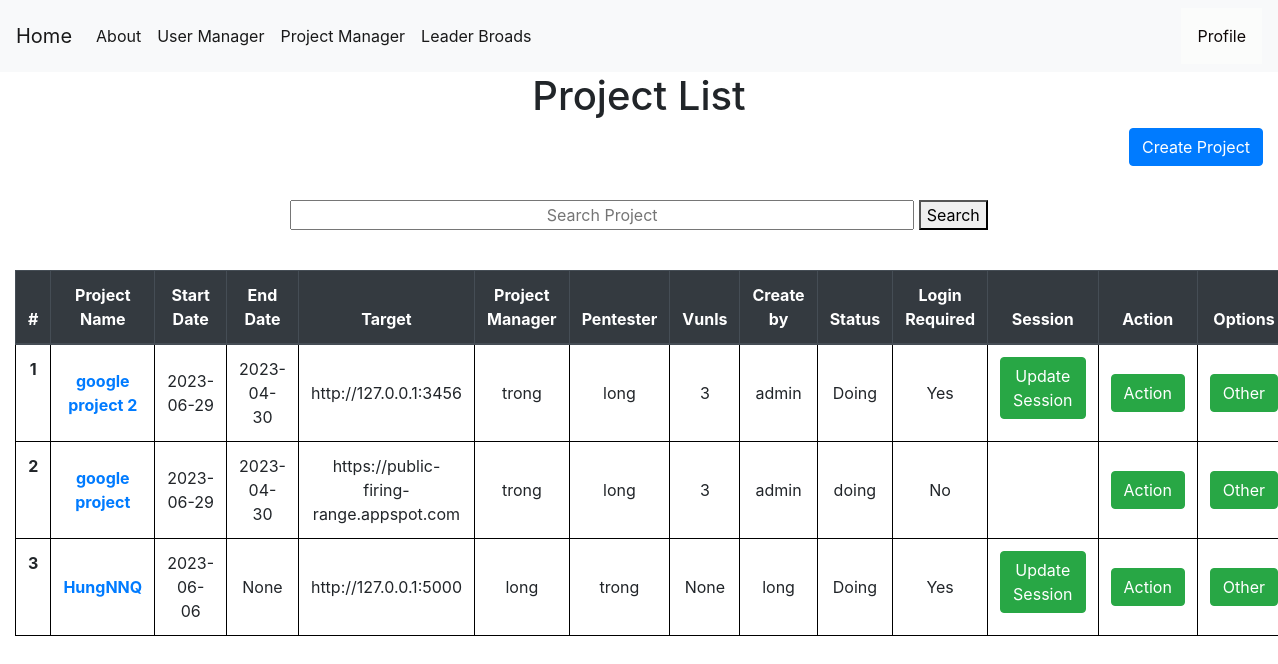
Before: /projectmanager (signed in) with the older database file.
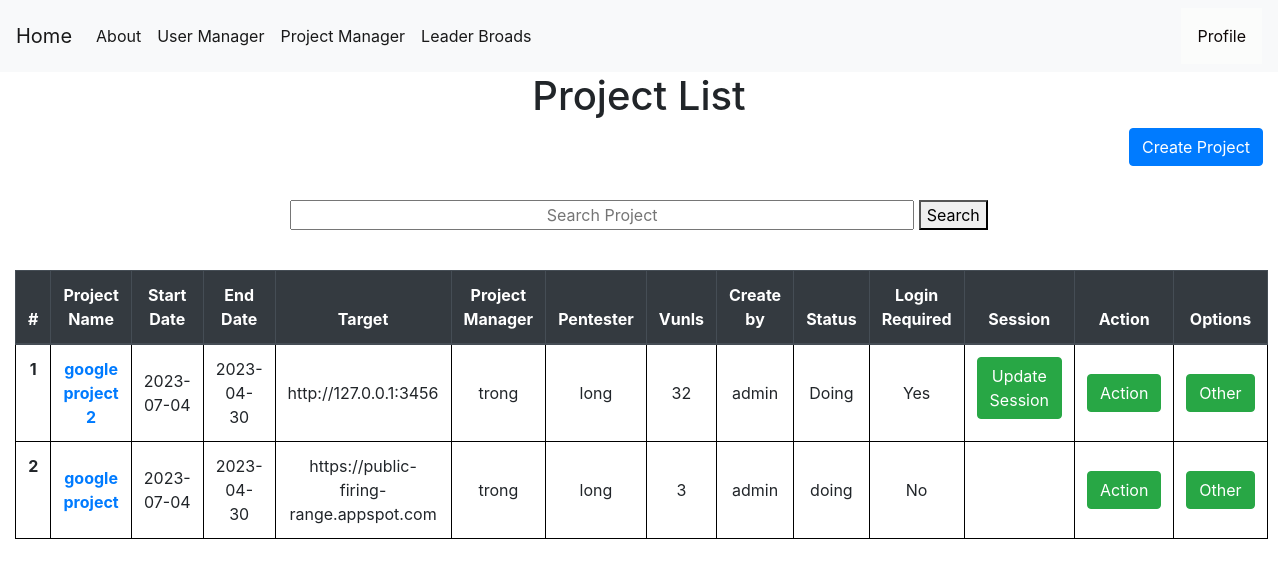
After: the same page with the newer database file.
### tables this page shows
CREATE TABLE projects (
    projectid INTEGER PRIMARY KEY AUTOINCREMENT,
    projectname TEXT NOT NULL,
    startdate date NOT NULL,
    enddate date,
    vunls int,
    target text not null,
    securitylevel TEXT,
    manager TEXT ,
    pentester TEXT ,
    status TEXT NOT NULL,
    create_by INTEGER ,
    isspider INTEGER,
    isfuzzing INTEGER,
    login INTEGER NOT NULL,
    isconfig INTEGER NOT NULL DEFAULT 0,
    FOREIGN KEY (pentester) REFERENCES users(userid) ON DELETE CASCADE
    FOREIGN KEY (manager) REFERENCES users(userid) ON DELETE CASCADE
    FOREIGN KEY (create_by) REFERENCES users(userid) ON DELETE CASCADE
);

### app.py (the view)
@app.route('/projectmanager', methods=('GET', 'POST'))
def showproject():
    msg = ''
    if session["userid"] == None:
        return redirect(url_for('login'))
    currentuser = get_current_user()
    conn = get_db_connection()
    projects = conn.execute('SELECT * FROM projects').fetchall()
    users = conn.execute('SELECT * FROM users').fetchall()
    conn.commit()
    conn.close()
    return render_template('show_project.html', currentuser=currentuser,projects=projects,users=users,msg=msg)

### app.py (called while the page is built)
def get_db_connection():
    conn = sqlite3.connect('database.db')
    conn.row_factory = sqlite3.Row
    return conn

def get_current_user():
    userid = session["userid"]
    conn = get_db_connection()
    user = conn.execute('SELECT * FROM users WHERE userid = ?',(userid,)).fetchone()
    conn.commit()
    conn.close()
    return user

### templates/show_project.html (shortened to what this page needs)
{% extends 'base.html' %}
{% block content %}
    <center><h1>{% block title %}  Project List  {% endblock %}</h1></center>
    <link rel= "stylesheet" type= "text/css" href= "{{ url_for('static',filename='css/showuser.css') }}">
    <link rel= "stylesheet" type= "text/css" href= "{{ url_for('static',filename='css/loading.css') }}">
    {% if currentuser["role"] != "Pentester" %}
    <a href="{{ url_for('add_project')}}" class="btn btn-primary" style="float: right;" role="button" aria-pressed="true">Create Project</a>
    {% endif %}
  <center>
  <form action="{{ url_for('search_project') }}" method ="GET">
    <input style="text-align: center;width:50%;" name="projectname" type="projectname" placeholder="Search Project" />
    <button>Search</button>
  </form>
</center></br>
<div >
    <table class="table" style="width:100%">
        <thead class="thead-dark" style="width:100%">
          <tr>
            <th style="text-align: center"scope="col">#</th>
            <th style="text-align: center"scope="col">Project Name</th>
            <th style="text-align: center"scope="col">Start Date</th>
            <th style="text-align: center"scope="col">End Date</th>
            <th style="text-align: center"scope="col">Target</th>
            <th style="text-align: center"scope="col">Project Manager</th>
            <th style="text-align: center"scope="col">Pentester</th>
            <th style="text-align: center"scope="col">Vunls</th>
            <th style="text-align: center"scope="col">Create by</th>
            <th style="text-align: center"scope="col">Status</th>
            <th style="text-align: center"scope="col">Login Required</th>
            <th style="text-align: center"scope="col">Session</th>
            <th style="text-align: center;width: 10%;"scope="col">Action</th>
            <th style="text-align: center"scope="col">Options</th>
          </tr>
        </thead>
        <tbody>
        {% for project in projects %}
          <tr >
            <th style="text-align: center" class="counterCell"></th>
            <th style="text-align: center"class="align-middle" scope="row"><a href="{{ url_for('project_detail',id= project.projectid) }} ">{{ project.projectname }}</a></th>
            <td style="text-align: center"class="align-middle" >{{ project.startdate }}</td>
            <td style="text-align: center"class="align-middle" >{{ project.enddate }}</td>
            <td style="text-align: center"class="align-middle" >{{ project.target }}</a></td>
            <td style="text-align: center"class="align-middle" >{{ project.manager }}</td>
            <td style="text-align: center"class="align-middle" >{{ project.pentester }}</td>
            <td style="text-align: center"class="align-middle" >{{ project.vunls }}</td>
            <td style="text-align: center"class="align-middle" >{{ project.create_by }}</td>
            <td style="text-align: center"class="align-middle" >{{ project.status }}</td>
            {% if project.login == 1 %}
            <td style="text-align: center"class="align-middle" >Yes</td>
            {% else %}
            <td style="text-align: center"class="align-middle" >No</td>
            {% endif %}
            <td>
            {% if project.login == 1 %}
              {% if project.isconfig == 0%}
              <a style="text-align: center" href="{{ url_for('cookies_config',id= project.projectid) }}" class="btn btn-primary">Config Session</a>
              {% else %}
              <a style="text-align: center" href="{{ url_for('cookies_update',id= project.projectid) }}" class="btn btn-success">Update Session</a>
              {% endif%}
            {% else %}
            <a></a>
            {% endif %}
            </td>
            <td style="text-align: center" class="align-middle" >
              <div style="float:center;" class="dropdown">
                <button class="btn btn-success" class="dropbtn">Action</button>
              </div>
            </td>
            <td style="text-align: center" class="align-middle" >
              <div style="float:center;" class="dropdown">
                <button class="btn btn-success" class="dropbtn">Other</button>
              </div>
            </td>
          </tr>
        {% endfor %}
        </tbody>
      </table>
    </div>
{% endblock %}

### templates/base.html (shortened to what this page needs)
<!doctype html>
<link rel= "stylesheet" type= "text/css" href= "{{ url_for('static',filename='css/style.css') }}">
<html lang="en">
  <head>
    <link rel="stylesheet" href="https://stackpath.bootstrapcdn.com/bootstrap/4.3.1/css/bootstrap.min.css">
  </head>
  <body>
    <nav class="navbar navbar-expand-md navbar-light bg-light">
      {% block sidebar %}
        <a class="navbar-brand" href="{{ url_for('dashboard')}}">Home</a>
        <div class="collapse navbar-collapse" id="navbarNav">
            <ul class="navbar-nav">
            <li class="nav-item active">
                <a class="nav-link" href="{{ url_for('about_us')}}">About</a>
            </li>
            </ul>
            <ul class="navbar-nav">
              {% if session.userid %}
                {% if session.userid == 1 %}
              <li class="nav-item active">
                <a class="nav-link" href="{{ url_for('showuser')}}">User Manager</a>
              </li>
                {% endif %}
              <li class="nav-item active">
                <a class="nav-link" href="{{ url_for('showproject')}}">Project Manager</a>
              </li>
              <li class="nav-item active">
                <a class="nav-link" href="{{ url_for('leaderboard')}}">Leader Broads</a>
              </li>
              {% endif %}
              </ul>
        </div>
        {% endblock %}
        {% if session.userid %}
        <div class="dropdown">
          <button class="dropbtn">Profile</button>
        </div>
        {% else %}
          <a href="{{ url_for('login')}}" class="nav-link">Login</a>
        {% endif %}
    </nav>
    <div class="container">
        {% block content %} {% endblock %}
    </div>
</html>

### static/css/style.css (style rules this page uses)
table, th, td { border: 1px solid black; }
body { min-height: 100vh; height: 100%; margin: 0; z-index: 10; display: grid; grid-template-rows: auto 1fr auto; }
body { display: flex; flex-direction: column; }
.dropbtn { background-color: #fbfcfb; color: rgb(15, 8, 8); padding: 16px; font-size: 16px; border: none; }
.dropdown { position: relative; display: inline-block; }
.container { max-width: 1680px !important; }

### static/css/showuser.css (style rules this page uses)
table { counter-reset: tableCount; }
.counterCell:before { content: counter(tableCount); counter-increment: tableCount; }

Changed rows visible on the page:
removed projects: projectname "HungNNQ", startdate "2023-06-06", enddate "None", target "http://127.0.0.1:5000", manager "long", pentester "trong", vunls "None", create_by "long", status "Doing", login "Yes"
changed projects "google project 2": startdate "2023-06-29" → "2023-07-04"; vunls "3" → "32"
changed projects "google project": startdate "2023-06-29" → "2023-07-04"
